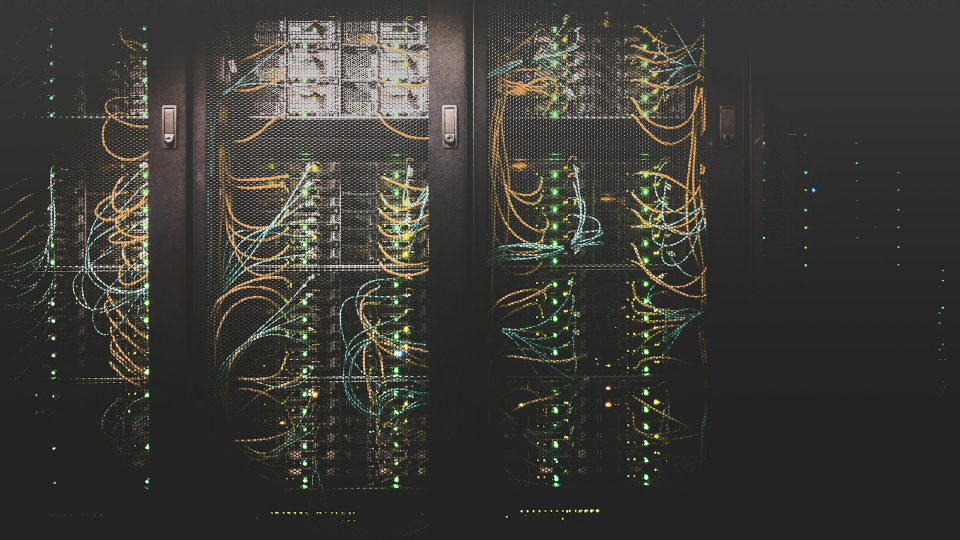
#> input picture .grok/brand-src/rack1.jpg, 1920 x 1080 px, found by its file name (shown at 1/2 size)
$ python compose-og.py
#> lines starting #> are read from the running program, lines starting #| are printed output that depends on the picture
#> in main, photo is the input picture: PIL image 1920x1080 RGB; mean R, G, B 59, 58.2, 53.7
#!/usr/bin/env python3
"""Compose Meridian 16:9 share-card art, then leave a 2x PNG for ffmpeg."""
from __future__ import annotations

import math
import random
from pathlib import Path

from PIL import Image, ImageDraw, ImageEnhance, ImageFilter, ImageFont

ROOT = Path("/workspace/.grok/brand-src")
OUT = Path("/workspace/.grok/card-raw.png")

W, H = 2400, 1260  # 2× 1200×630 (exactly 1200:630)
CHARCOAL = (20, 18, 16)
ALMOND = (170, 129, 85)
CREAM = (234, 220, 200)
STONE = (196, 180, 154)
JET = (93, 140, 162)


def load_font(path: Path, size: int, weight: int | None = None) -> ImageFont.FreeTypeFont:
    font = ImageFont.truetype(str(path), size)
    if weight is not None:
        font.set_variation_by_axes([weight])
    return font


def cover_resize(im: Image.Image, size: tuple[int, int]) -> Image.Image:
#> called with size = (2400, 1260)
    tw, th = size
    sw, sh = im.size
#> sw = 1920; sh = 1080
    scale = max(tw / sw, th / sh)
#> scale = 1.25
    nw, nh = int(sw * scale + 0.5), int(sh * scale + 0.5)
#> nw = 2400; nh = 1350
    im = im.resize((nw, nh), Image.Resampling.LANCZOS)
    left = (nw - tw) // 2
#> left = 0
    top = (nh - th) // 2
#> top = 45
    return im.crop((left, top, left + tw, top + th))
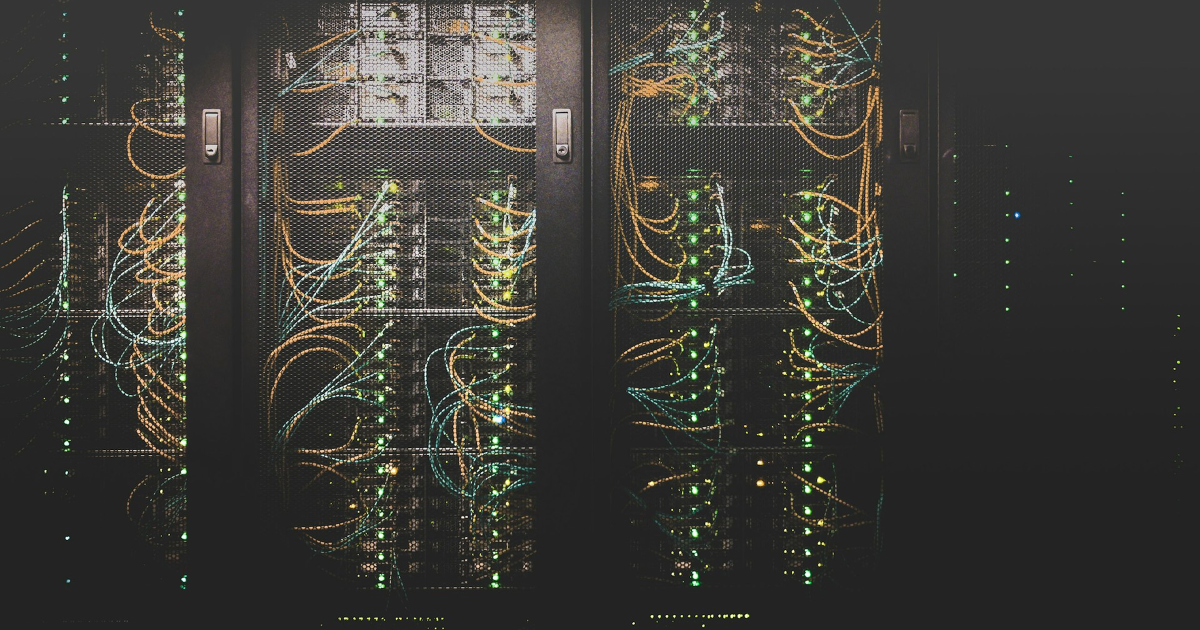
#> returned value: PIL image 2400x1260 RGB (shown at 1/2 size); mean R, G, B 60.1, 59.2, 54.3


def vignette(size: tuple[int, int], inner: float = 0.22, outer: float = 1.05) -> Image.Image:
    w, h = size
    cx, cy = (w - 1) / 2, (h - 1) / 2
    max_r = math.hypot(cx, cy)
    mask = Image.new("L", size, 0)
    px = mask.load()
    for y in range(h):
        for x in range(w):
            r = math.hypot(x - cx, y - cy) / max_r
            if r <= inner:
                a = 0
            elif r >= outer:
                a = 255
            else:
                t = (r - inner) / (outer - inner)
                a = int(255 * (t * t * (3 - 2 * t)))
            px[x, y] = a
    return mask


def tracked_width(font: ImageFont.FreeTypeFont, text: str, tracking: float) -> float:
    if not text:
        return 0.0
    return sum(font.getlength(ch) for ch in text) + tracking * (len(text) - 1)


def draw_tracked(
    draw: ImageDraw.ImageDraw,
    xy: tuple[float, float],
    text: str,
    font: ImageFont.FreeTypeFont,
    fill,
    tracking: float,
    anchor: str = "mm",
) -> None:
    total = tracked_width(font, text, tracking)
    x, y = xy
    if "m" in anchor[0]:
        x = x - total / 2
    elif "r" in anchor[0]:
        x = x - total
    # vertical: use a sample bbox so all glyphs share a baseline
    sample = "MERIDIAN" if any(c.isalpha() for c in text) else text
    bbox = font.getbbox(sample)
    glyph_h = bbox[3] - bbox[1]
    if anchor.endswith("m"):
        y = y - glyph_h / 2 - bbox[1]
    elif anchor.endswith("s"):
        y = y - bbox[3]
    for ch in text:
        draw.text((x, y), ch, font=font, fill=fill)
        x += font.getlength(ch) + tracking


def grain(size: tuple[int, int], amount: int = 14) -> Image.Image:
    rng = random.Random(7)
    w, h = size
    g = Image.new("L", size, 128)
    px = g.load()
    for y in range(h):
        for x in range(w):
            px[x, y] = 128 + rng.randint(-amount, amount)
    return g.convert("RGB")


def main() -> None:
    photo = Image.open(ROOT / "rack1.jpg").convert("RGB")
    base = cover_resize(photo, (W, H))

    # Grade toward charcoal / muted metal — keep rack structure, kill neon.
    base = ImageEnhance.Color(base).enhance(0.42)
    base = ImageEnhance.Contrast(base).enhance(1.18)
    base = ImageEnhance.Brightness(base).enhance(0.58)

    charcoal = Image.new("RGB", (W, H), CHARCOAL)
    base = Image.blend(base, charcoal, 0.30)

    # Warm almond wash, very quiet.
    warm = Image.new("RGB", (W, H), (42, 32, 24))
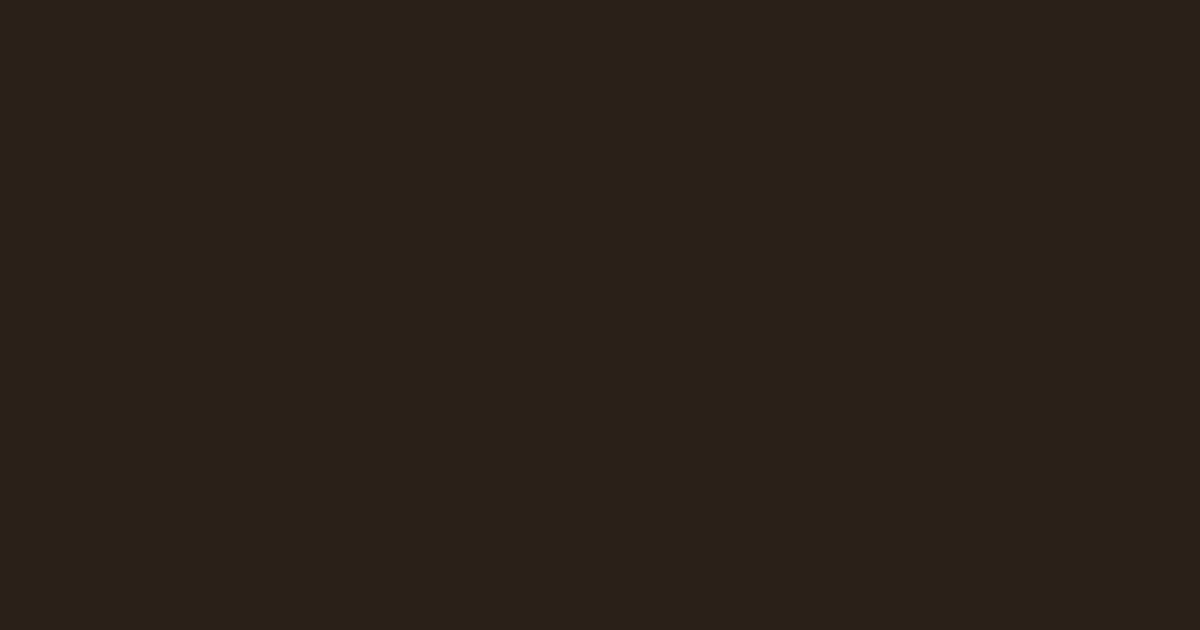
#> warm: PIL image 2400x1260 RGB (shown at 1/2 size); mean R, G, B 42, 32, 24
    base = Image.blend(base, warm, 0.12)

    # Center scrim so the lockup reads; racks remain at the edges.
    scrim = Image.new("L", (W, H), 0)
#> scrim: PIL image 2400x1260 L; every value is 0
    draw_s = ImageDraw.Draw(scrim)
    draw_s.ellipse(
        (int(W * 0.12), int(H * 0.08), int(W * 0.88), int(H * 0.92)),
        fill=130,
    )
    scrim = scrim.filter(ImageFilter.GaussianBlur(radius=90))
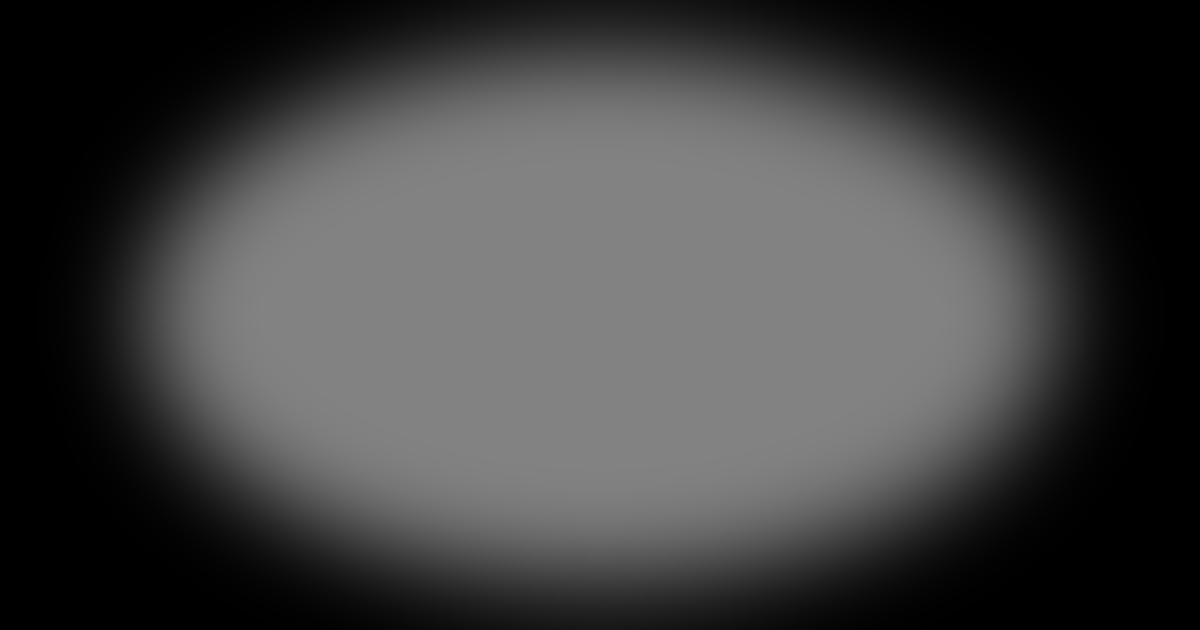
#> scrim: PIL image 2400x1260 L (shown at 1/2 size); min 0, max 130, mean 65.1
    charcoal_center = Image.new("RGB", (W, H), CHARCOAL)
    base = Image.composite(charcoal_center, base, scrim)
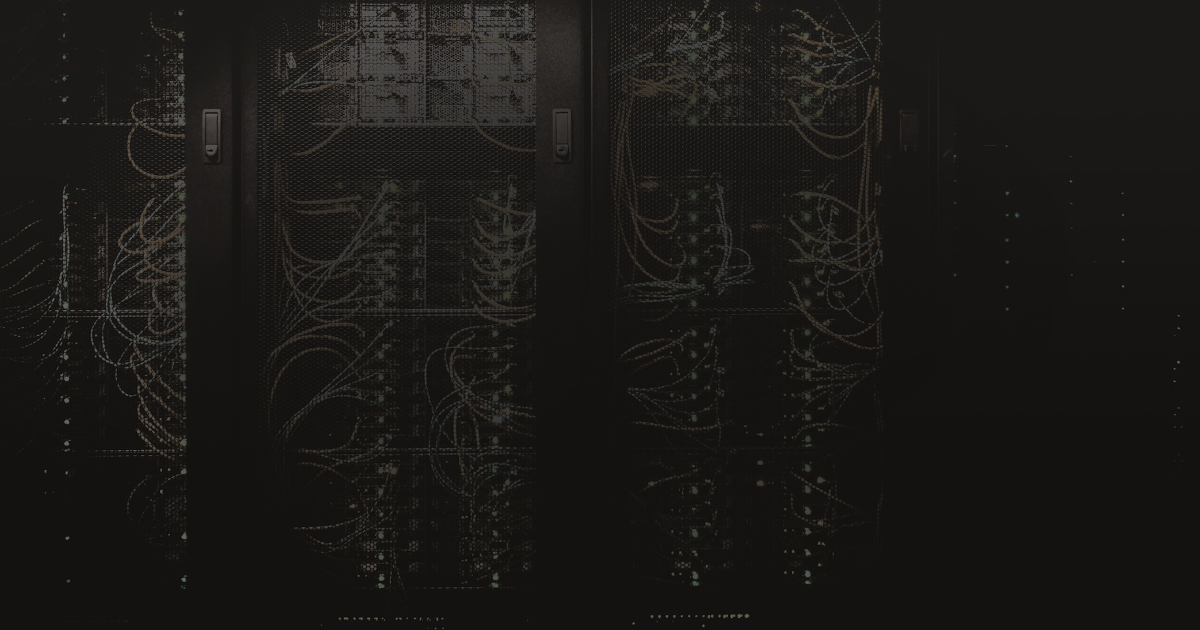
#> base: PIL image 2400x1260 RGB (shown at 1/2 size); mean R, G, B 26.8, 24.8, 22.6

    vig = vignette((W, H), inner=0.18, outer=0.98)
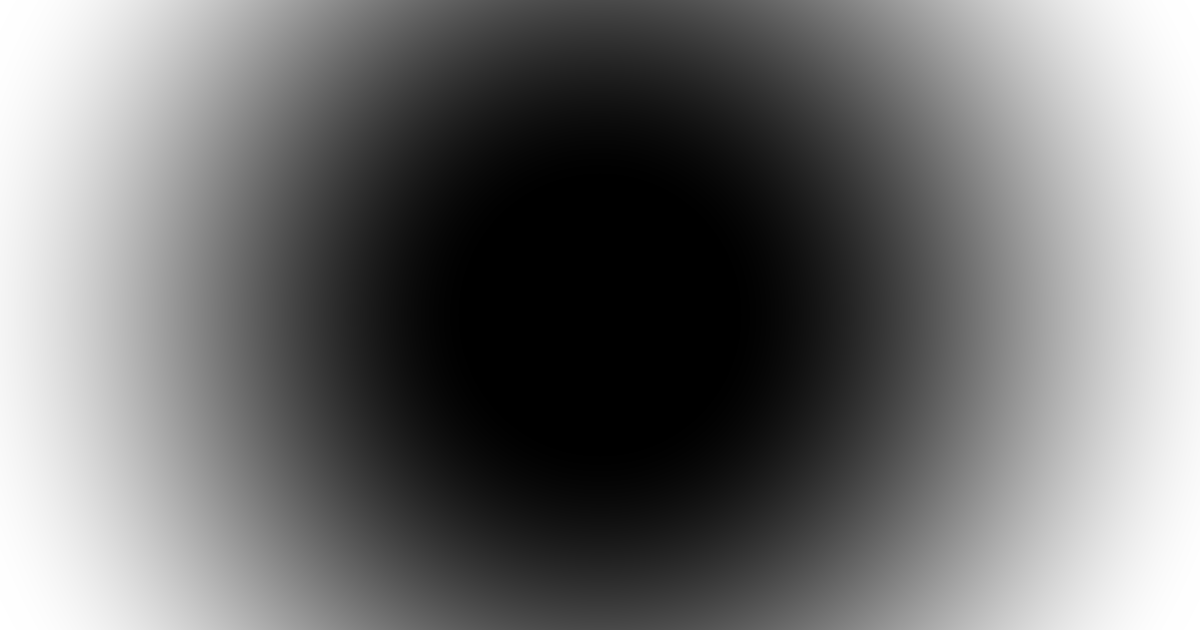
#> vig: PIL image 2400x1260 L (shown at 1/2 size); min 0, max 255, mean 111.6
    base = Image.composite(charcoal, base, vig)

    # Fine grain for a photographic plate.
    g = grain((W, H), amount=10)
#> in grain, `g = Image.new("L", size, 128)`: g: PIL image 2400x1260 L; every value is 128
#> in grain, `return g.convert("RGB")`:
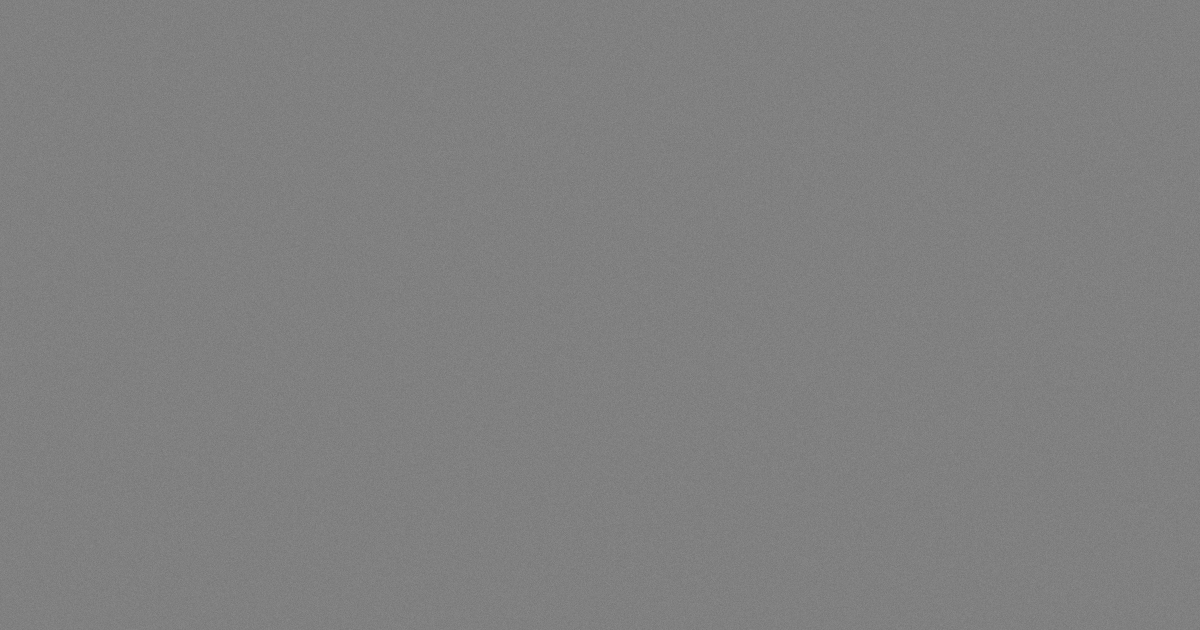
#> returned value: PIL image 2400x1260 RGB (shown at 1/2 size); min 118, max 138, mean 128
    base = Image.blend(base, g, 0.07)

    overlay = Image.new("RGBA", (W, H), (0, 0, 0, 0))
#> overlay: PIL image 2400x1260 RGBA; every value is 0
    draw = ImageDraw.Draw(overlay)

    cx, cy = W / 2, H / 2 - 12

    # Geometric meridian mark — square frame, vertical line.
    mark = 44
    mark_top = cy - 210
    x0, y0 = cx - mark / 2, mark_top
    stroke = 3
    draw.rectangle([x0, y0, x0 + mark, y0 + mark], outline=(*ALMOND, 230), width=stroke)
    bar_w = 4
    draw.rectangle(
        [cx - bar_w / 2, y0 + 8, cx + bar_w / 2, y0 + mark - 8],
        fill=(*ALMOND, 240),
    )

    title_font = load_font(ROOT / "Playfair-600.ttf", 196)
    tag_font = load_font(ROOT / "Outfit-Regular.ttf", 28, weight=400)

    title = "MERIDIAN"
    title_tracking = 48  # ~0.24em at 196px
    tw = tracked_width(title_font, title, title_tracking)
    assert 0.48 * W <= tw <= 0.72 * W, f"title width {tw} out of band vs {W}"

    draw_tracked(draw, (cx, cy - 18), title, title_font, (*CREAM, 255), title_tracking)

    # Hairline rule.
    rule_w = 88
    rule_y = cy + 118
    draw.rectangle(
        [cx - rule_w / 2, rule_y, cx + rule_w / 2, rule_y + 2],
        fill=(*ALMOND, 210),
    )

    tag = "INTEGRATED TECHNOLOGY  &  INFRASTRUCTURE SOLUTIONS"
    tag_tracking = 7.5
    tag_w = tracked_width(tag_font, tag, tag_tracking)
    assert tag_w < 0.78 * W, f"tagline too wide: {tag_w}"
    draw_tracked(draw, (cx, rule_y + 48), tag, tag_font, (*STONE, 235), tag_tracking)

    composed = Image.alpha_composite(base.convert("RGBA"), overlay).convert("RGB")
    composed.save(OUT, "PNG")
    print(f"wrote {OUT} {composed.size}")
    print(f"title_width={tw:.0f} ({tw/W:.2%}) tag_width={tag_w:.0f} ({tag_w/W:.2%})")


if __name__ == "__main__":
#> (the run stopped early here; a loop or call above may not have finished)
